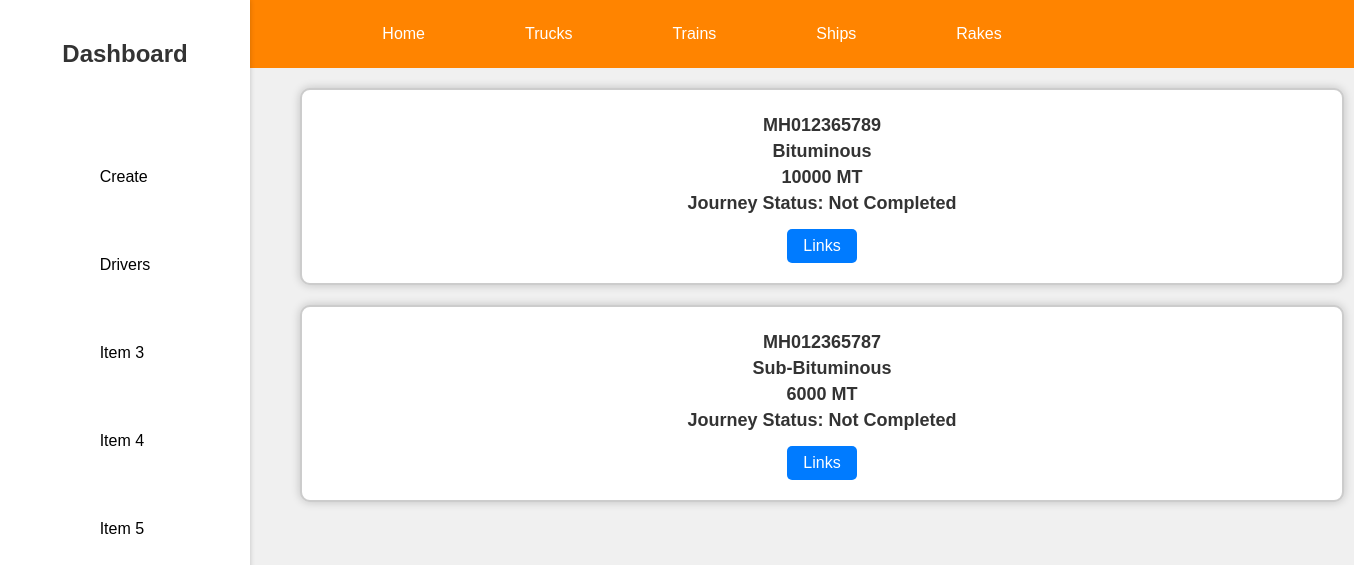
The app's page /tracker/trains/, older data.
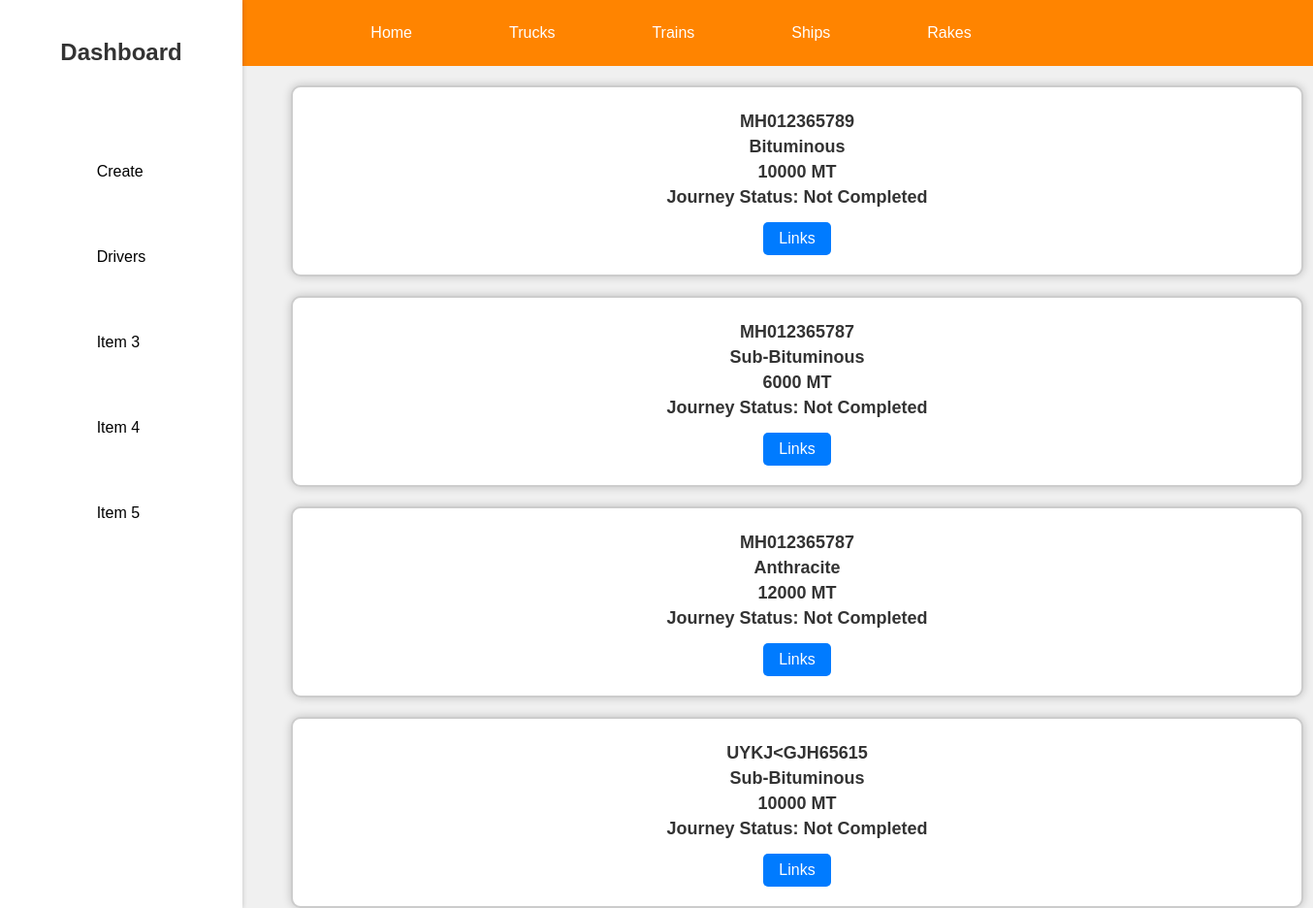
The same page, newer data.
### adminpanel/models.py (models this page shows, shortened)
class TrainJourney(models.Model):
    train_no = models.CharField(max_length=200)
    buyer = models.ForeignKey(Buyers, on_delete=models.CASCADE)
    COAL_TYPE_CHOICES = [
        ("Lignite", "Lignite"),
        ("Sub-Bituminous", "Sub-Bituminous"),
        ("Bituminous", "Bituminous"),
        ("Anthracite", "Anthracite"),
    ]
    coal_type = models.CharField(max_length=15, choices=COAL_TYPE_CHOICES)
    start_date = models.DateTimeField(auto_now_add=True)
    capacity = models.IntegerField()
    complete = models.BooleanField(default=False)

### adminpanel/views.py (the view)
# urls.py: path('trains/',views.trains,name="trains"),
def trains(request):
    context = {'TrainJourney' : TrainJourney.objects.all()}
    return render(request,'adminpanel/trains.html',context)

### adminpanel/templates/adminpanel/trains.html (shortened to what this page needs)
{% extends "adminpanel/dashboard.html" %}
{% block content %}
{% for journey in TrainJourney %}
  <div class="container-list">
    <div class="card-list">
      <div>
        <h2>{{ journey.train_no}}</h2>
        <h2>{{ journey.coal_type }}</h2>
        <h2>{{ journey.capacity }} MT</h2>
        <h2>Journey Status: Not Completed</h2>
        <a href="/tracker/trains/{{journey.id}}">Links</a>
    </div>
    </div>
  </div>
{% endfor %}
{% endblock %}

Row changes from the older to the newer data that the page shows:
added TrainJourney: train_no "MH012365787", coal_type "Anthracite", capacity "12000"
added TrainJourney: train_no "UYKJ<GJH65615", coal_type "Sub-Bituminous", capacity "10000"
